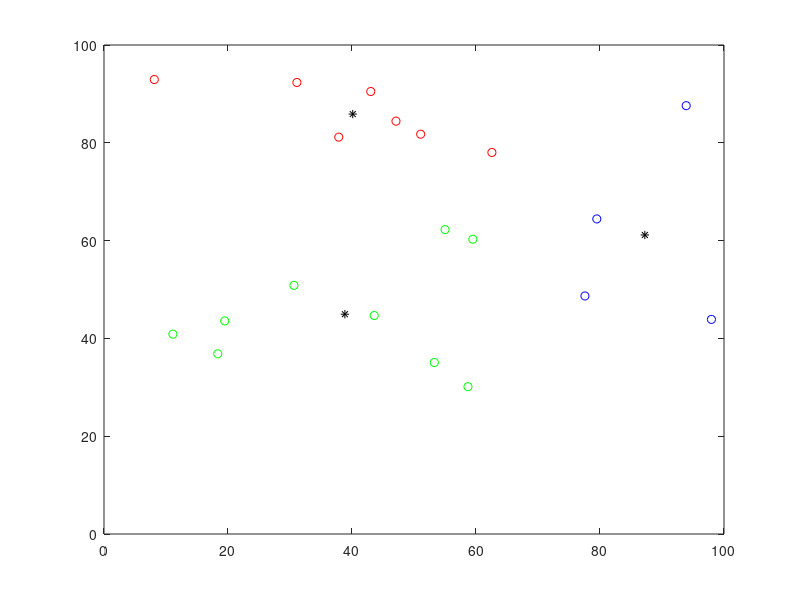

The MATLAB script that drew this image:
K = 3;
center = zeros(K,2);
xrange = 100;
yrange = 100;
capacity = 32;

load dataset;
load demand;
datanum = size(dataset, 1);

for i = 1:K
    center(i,1) = rand * 33+33*(i-1);
    center(i,2) = rand * yrange;
end

epsilon = 0.01;
gap = 2;
type = zeros(datanum,1);
iter = 1;

while gap >= epsilon
    for i = 1:datanum
        datax = dataset(i,1);
        datay = dataset(i,2);
        mindist = inf;
        for j = 1:K
            currentdist = sqrt((datax - center(j,1))^2+(datay - center(j,2))^2);
            if currentdist < mindist
                mindist = currentdist;
                type(i) = j;
            end
        end
    end
    newcenter = zeros(K,2);
    sumation = zeros(K,2);
    count = zeros(K,1);
    k_demand = zeros(K,1);
    for i = 1:datanum
        tt = type(i);
        k_demand(tt) = k_demand(tt)+demand(i);
        sumation(tt,1) = sumation(tt,1) + dataset(i,1);
        sumation(tt,2) = sumation(tt,2) + dataset(i,2);
        count(tt) = count(tt)+1;
    end
    gap = 0;
    for i = 1:K
        newcenter(i,1) = sumation(i,1)/count(i);
        newcenter(i,2) = sumation(i,2)/count(i);
        gap = gap + sqrt((newcenter(i,1)-center(i,1))^2+(newcenter(i,1)-center(i,1))^2);
        center(i,1) = newcenter(i,1);
        center(i,2) = newcenter(i,2);
    end
end
for i = 1:datanum
    switch type(i)
        case 1  
            plot(dataset(i,1),dataset(i,2),'ro');
            axis([0 100 0 100]);
            hold on;            
        case 2 
            plot(dataset(i,1),dataset(i,2),'go');
            hold on;
        case 3 
            plot(dataset(i,1),dataset(i,2),'bo');
            hold on;
    end
end
for i = 1:K
    plot(center(i,1),center(i,2),'k*');
end
hold off;
k_demand


 
        